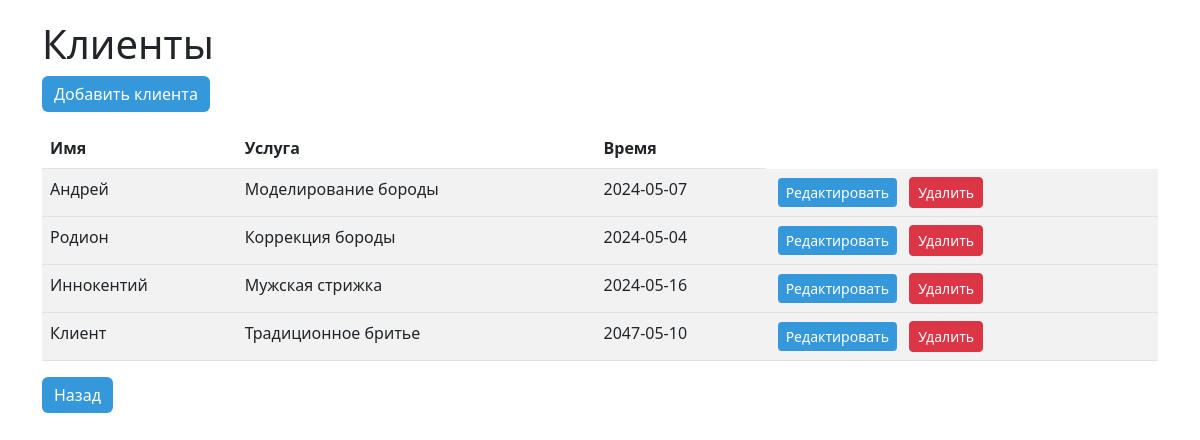
Page /cl on the committed database.
### models.py (models this page shows, shortened)
class Client(db.Model):
    id = db.Column(db.Integer, primary_key=True)
    value = db.Column(db.String(250), nullable=False)
    fromName = db.Column(db.String(250), nullable=False)
    toName = db.Column(db.String(250), nullable=False)

### app.py (the view)
@app.route('/cl')
def client():
    cls=Client.query.all()
    return render_template('cl.html',cls=cls)

### templates/cl.html (shortened to what this page needs)
<!DOCTYPE html>
<html lang="en">
<head>
    <link href="https://cdn.jsdelivr.net/npm/bootstrap@5.2.3/dist/css/bootstrap.min.css" rel="stylesheet">
    <link rel="stylesheet" href="https://cdnjs.cloudflare.com/ajax/libs/font-awesome/4.7.0/css/font-awesome.min.css">
    <link rel="stylesheet" href="{{ url_for('static', filename='custom.css') }}">
</head>
<body>
<div class="container">
    <h1>Клиенты</h1>
    <a href="addcl" class="btn btn-primary mb-3">Добавить клиента</a>
    <table class="table table-striped">
        <thead>
            <tr>
                <th>Имя</th>
                <th>Услуга</th>
                <th>Время</th>
            </tr>
        </thead>
        {%for cl in cls %}
        <tbody>
            <tr>
                <td>{{ cl.value }}</td>
                <td>{{ cl.fromName }}</td>
                <td>{{ cl.toName }}</td>
                <td>
                    <a href="{{ url_for('edit_cl', id=cl.id) }}" class="btn btn-sm btn-primary mx-1">Редактировать</a>
                    <form method="post" action="{{ url_for('delete_cl', id=cl.id) }}" style="display: inline">
                        <button type="submit" class="btn btn-sm btn-danger mx-1">Удалить</button>
                    </form>
                </td>
            </tr>
        </tbody>
        {% endfor %}
    </table>
    <a href="/" class="btn btn-primary mb-3">Назад</a>
</div>
</body>
</html>

### static/custom.css (style rules this page uses)
:root { --primary-color: #3498db; // голубой --secondary-color: #e74c3c; // красный --text-color: #333; // черный }
h1, h2, h3 { color: var(--text-color); }
.btn-primary { background-color: var(--primary-color); color: #fff; border: none; }
.container { margin-top: 20px; }
body { background-color: #5b638200; }
a { color: #00d3fd; text-decoration: underline; }

### rows in the picture
Client: value "Андрей", fromName "Моделирование бороды", toName "2024-05-07"
Client: value "Родион", fromName "Коррекция бороды", toName "2024-05-04"
Client: value "Иннокентий", fromName "Мужская стрижка", toName "2024-05-16"
Client: value "Клиент", fromName "Традиционное бритье", toName "2047-05-10"
